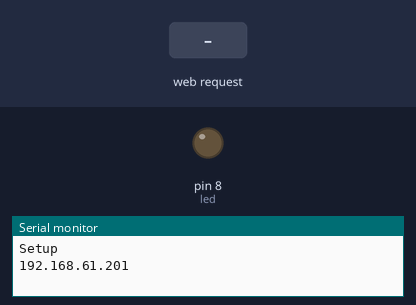
Bench run of a sketch on a simulated Arduino Uno, built with avr-gcc and run on an emulated ATmega328P. Parts: output pins drawn as LEDs (lit = HIGH), the last lines printed to the serial monitor. The inputs (shaded band) are chosen by the test bench. WiFi joins after 1.5 s; servers stay silent unless stated.

Above: at 1.2 s.
1.3 s: HTTP request GET /encenderLed received
At 2.0 s:
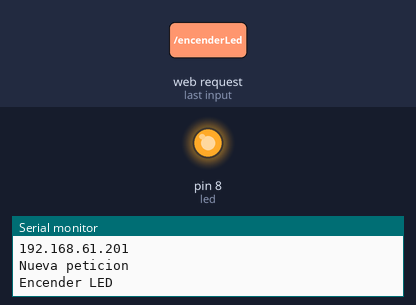
2.8 s: HTTP request GET /apagarLed received
At 3.7 s:
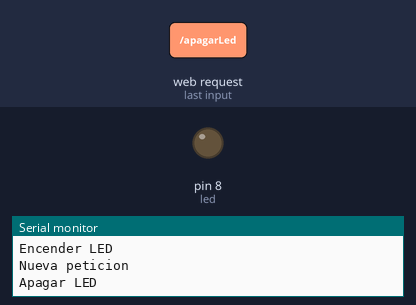
Timing chart, 0 to 5.8 s (numbered marks = the images above; inputs shaded):
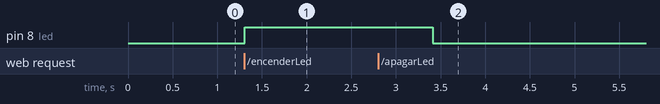

Measured:
- after the input at 1.3 s, pin 8 (led): LOW → HIGH at once
- after the input at 2.8 s, pin 8 (led): HIGH → LOW after 0.61 s

The sketch:

Ejercicio10.1.ino
```cpp
#include <SPI.h> //Importamos librería comunicación SPI
#include <Ethernet.h> //Importamos librería Ethernet
#include <DHT11.h>

int pin_sensor = 5;
DHT11 dht11(pin_sensor);


byte mac[]={0x54,0x55,0x58,0x10,0x00,0x21};// Tiene que ser única  en  la  red local,
//cuidado, cambiad  el  último  dígito  por  el  de vuestro grupo

EthernetServer servidor(80);//Puerto en el 80
IPAddress dnServer(156,35,14,2);
IPAddress gateway(192,168,61,13);
IPAddress subnet(255,255,255,0);
// Que cada uno ponga la IP de su grupo (20X, dónde X es el número del grupo) 201, 202, 203, que es el que tiene asignado. Tiene que ser única en la red local, cuidado

IPAddress ip(192,168,61,201);

int led =8;
void setup(){
    Serial.begin(9600);
    Ethernet.begin(mac,ip,dnServer,gateway,subnet);
    servidor.begin();
    Serial.println("Setup");
    // Imprimir la IP

    Serial.println(Ethernet.localIP());
    // Inicializar el led
    pinMode(led,OUTPUT);
    digitalWrite(led,LOW);
}

void loop() {
  // put your main code here, to run repeatedly:
  EthernetClient cliente = servidor.available();
float temperatura, humedad;
  if (cliente) {

    Serial.println("Nueva peticion");
    String peticion = "";
    while (cliente.connected()) {
      if (cliente.available()) {

        char c = cliente.read(); //Leer  petición carácter a carácter
        peticion.concat(c); // concatenar en un string


        if (c == '\n' && peticion.indexOf("datos") != -1) {
          int codigo = dht11.read(humedad, temperatura);

          if(codigo == 0){
            cliente.println("HTTP/1.1 200");
            cliente.println("Content-Type: application/json");
            cliente.println("Access-Control-Allow-Origin: *");
            cliente.println();
            cliente.println("{\"temperatura\" : " + String(temperatura) + ", \"humedad\" : " + String(humedad) + "}");
            break;
          }
          else{
            cliente.println("HTTP/1.1 400");
            cliente.println("Content-Type: application/json");
            cliente.println("Access-Control-Allow-Origin: *");
            cliente.println();
            cliente.println("{\"error\" : \"No se puede medir la temperatura\"}");
            break;
          }

        }

        if (c == '\n' && peticion.indexOf("encenderLed") != -1) {
          digitalWrite(led, HIGH);
          cliente.println("HTTP/1.1 200");
          cliente.println("Content-Type: application/json");
          cliente.println("Access-Control-Allow-Origin: *");
          cliente.println();
          Serial.println("Encender LED");

          break;

        }

        if (c == '\n' && peticion.indexOf("apagarLed") != -1) {
          digitalWrite(led, LOW);
          cliente.println("HTTP/1.1 200");
          cliente.println("Content-Type: application/json");
          cliente.println("Access-Control-Allow-Origin: *");
          cliente.println();
          Serial.println("Apagar LED");


          break;

        }
      }
    }

    // Pequeña pausa para asegurar el envio de datos
    delay(2000);
    cliente.stop();// Cierra la conexión
  }
      delay(100);

}
```
